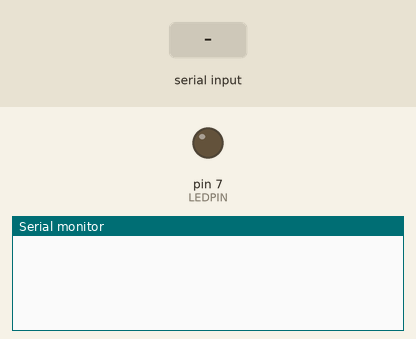
Bench run of a sketch on a simulated Arduino Uno, built with avr-gcc and run on an emulated ATmega328P. Shown: output pins drawn as LEDs (lit = HIGH), the last lines printed to the serial monitor. Inputs (shaded band) come from the test bench.

Above: at 1.2 s.
1.3 s: "arduino1\n" received over Serial
At 3.5 s:
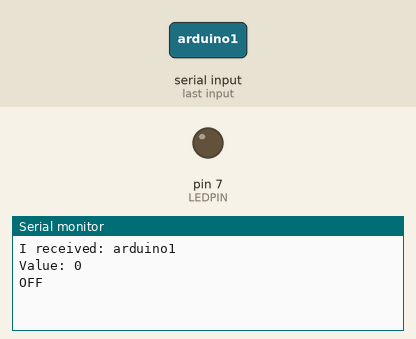
3.8 s: "1" received over Serial
At 5.2 s:
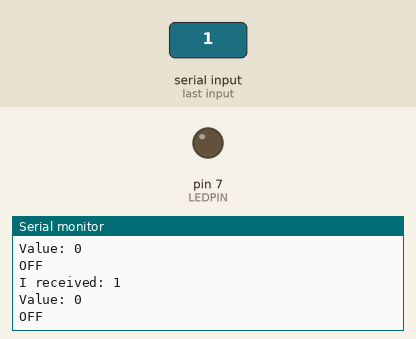

Measured:
- after the input at 1.3 s, the serial monitor: prints a new line after 1.0 s (image 1)
- after the input at 3.8 s, the serial monitor: prints a new line after 1.0 s (image 2)

The sketch:

Downlink_pt1.ino
```cpp
#include <ArduinoJson.h>
#include <ArduinoJson.hpp>

#define LEDPIN 7

void setup(){
	Serial.begin(9600);
	pinMode(LEDPIN, OUTPUT);
}

void loop() {
	String Rcvbuff;
	StaticJsonBuffer<200> jsonBuffer;
	int value=0;
	if (Serial.available()  ) {
        Rcvbuff = Serial.readString();
  		JsonObject& root = jsonBuffer.parseObject(Rcvbuff);
        Serial.print("I received: ");
        Serial.println(Rcvbuff);
        Serial.print("Value: ");
        Serial.println((int)root["data"]);
        switch ((int)root["data"]) {
            case 1:
            	digitalWrite(LEDPIN, HIGH);
                Serial.println("ON");
              	break;
            case 0:
            	digitalWrite(LEDPIN, LOW);
                Serial.println("OFF");
              	break;
            default:
            	Serial.println("mauvaise entrée");
            	break;
        }
    }
}


// {"ID":"arduino1","time":1351824120,"data":1}
```
